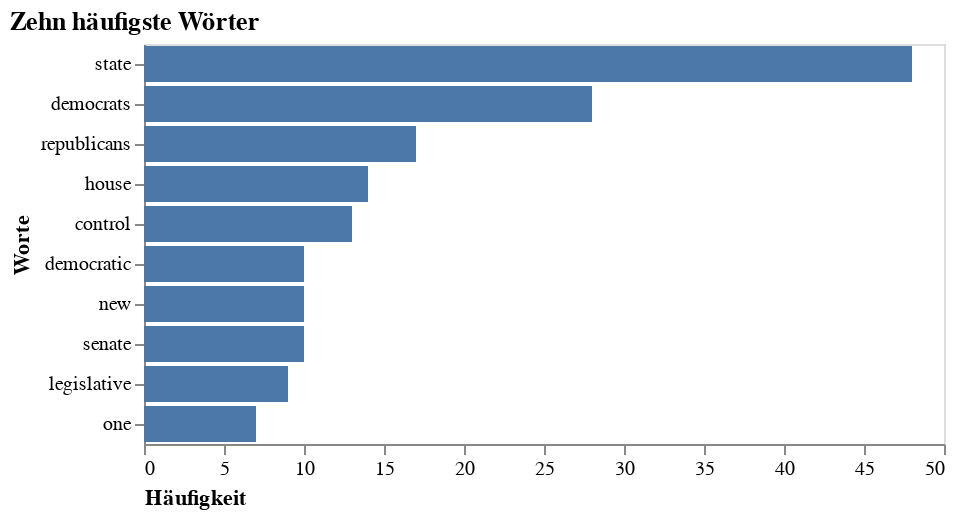

The cell this chart's notebook holds for it:
### Code cell
alt.Chart(df_dist).mark_bar().encode(
    x=alt.X("value",
            axis=alt.Axis(title="Häufigkeit", titleAnchor="start", grid=False)),
    y=alt.Y("index", sort="-x", axis=alt.Axis(title="Worte", grid=False))
).properties(
    title="Zehn häufigste Wörter"
).configure_title(
    anchor="start"
)

### Figure 1 — Vega-Lite specification as saved in the notebook (floating-point values rounded to 4 significant figures)
{"config": {"view": {"continuousWidth": 400, "continuousHeight": 300}, "title": {"anchor": "start"}}, "data": {"name": "data-a16f4ac50a8d9d577adde98e53b7e434"}, "mark": "bar", "encoding": {"x": {"axis": {"grid": false, "title": "Häufigkeit", "titleAnchor": "start"}, "field": "value", "type": "quantitative"}, "y": {"axis": {"grid": false, "title": "Worte"}, "field": "index", "sort": "-x", "type": "nominal"}}, "title": "Zehn häufigste Wörter", "$schema": "https://vega.github.io/schema/vega-lite/v4.17.0.json", "datasets": {"data-a16f4ac50a8d9d577adde98e53b7e434": [{"index": "control", "value": 13}, {"index": "democratic", "value": 10}, {"index": "democrats", "value": 28}, {"index": "house", "value": 14}, {"index": "legislative", "value": 9}, {"index": "new", "value": 10}, {"index": "one", "value": 7}, {"index": "republicans", "value": 17}, {"index": "senate", "value": 10}, {"index": "state", "value": 48}]}}
